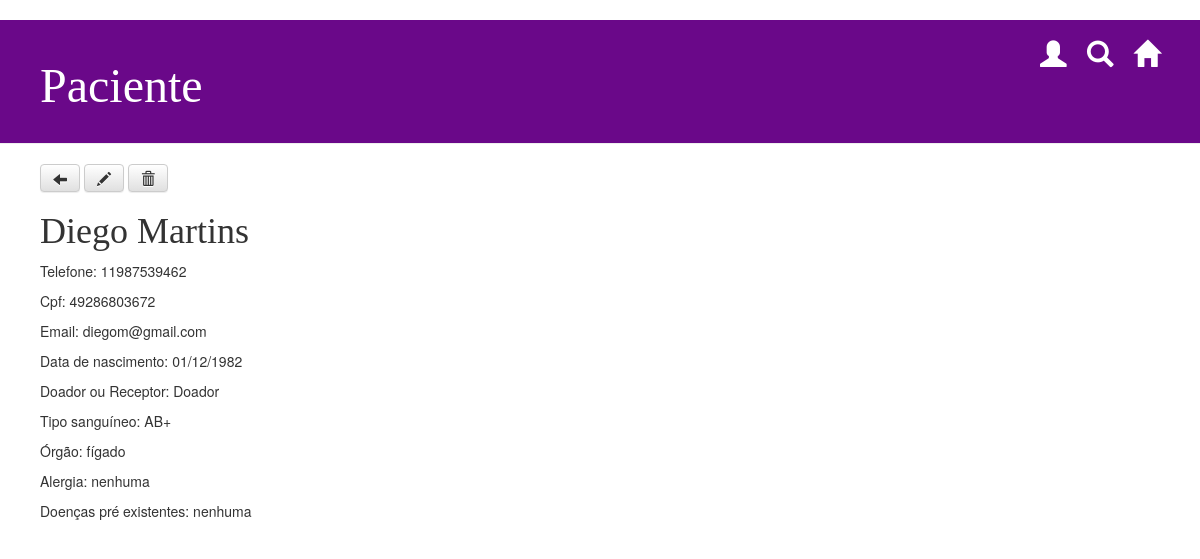
Screenshot of /paciente/15/ with the database file from the repository.
### transplante/models.py (models this page shows, shortened)
class Pessoa (models.Model):
		nome = models.CharField(max_length=200, default = '', verbose_name='Nome')
		telefone = models.CharField(max_length=15, default = '', verbose_name='Telefone')
		cpf = models.CharField(max_length=11, default = '', verbose_name='CPF')
		email = models.CharField(max_length=100, default = '', verbose_name='e-Mail')
		data_nasc = models.CharField(max_length=10, default = '', verbose_name='Data de Nascimento')

class Paciente (Pessoa):
		doador_receptor = models.CharField(max_length=30, default = '', verbose_name='Doador ou Receptor')
		tipo_sanguineo = models.CharField(max_length=3, default = '', verbose_name='Tipo Sanguíneo')
		orgao = models.CharField(max_length=20, default = '', verbose_name='Órgão')
		alergia = models.CharField(max_length=100, default = '', verbose_name='Alergias')
		doenca_preexist = models.CharField(max_length=100, default = '', verbose_name='Doença Pré-existente')

class Pessoa (models.Model):
		nome = models.CharField(max_length=200, default = '', verbose_name='Nome')
		telefone = models.CharField(max_length=15, default = '', verbose_name='Telefone')
		cpf = models.CharField(max_length=11, default = '', verbose_name='CPF')
		email = models.CharField(max_length=100, default = '', verbose_name='e-Mail')
		data_nasc = models.CharField(max_length=10, default = '', verbose_name='Data de Nascimento')

### transplante/views.py (the view)
# urls.py: path('paciente/<int:pk>/', views.pacientes_detail, name='pacientes_detail'),
def pacientes_detail(request, pk):
    paciente = get_object_or_404(Paciente, pk=pk)
    return render(request, 'transplante/pacientes_detail.html', {'paciente': paciente})

### transplante/templates/transplante/pacientes_detail.html (shortened to what this page needs)
{% load staticfiles %}
<html>
    <head>
        <link rel="stylesheet" href="//maxcdn.bootstrapcdn.com/bootstrap/3.2.0/css/bootstrap.min.css">
        <link rel="stylesheet" href="//maxcdn.bootstrapcdn.com/bootstrap/3.2.0/css/bootstrap-theme.min.css">
       <link rel="stylesheet" href="{% static 'css/home.css' %}">
    </head>
    <body>
     <div class="page-header">
			<a href="{% url 'home' %}" class="top-menu"><span class="glyphicon glyphicon-home"></span></a>
			<a href="/" class="top-menu"><span class="glyphicon glyphicon-search"></span></a>
			<a href="/" class="top-menu"><span class="glyphicon glyphicon-user"></span></a>
            <h1>Paciente</h1>
        </div>
    <div class="content container">
        <div class="row">
            <div>
			<a class="btn btn-default" href="{% url 'lista_pacientes' %}"><span class="glyphicon glyphicon-arrow-left"></span></a>
            <a class="btn btn-default" href="{% url 'pacientes_edit' pk=paciente.pk %}"><span class="glyphicon glyphicon-pencil"></span></a>
            <a class="btn btn-default" href="{% url 'remove_paciente' pk=paciente.pk %}"><span class="glyphicon glyphicon-trash"></span></a>
			<h1>{{ paciente.nome }}</h1>
                    <p>Telefone: {{ paciente.telefone}}</p>
                    <p>Cpf: {{ paciente.cpf}}</p>
                    <p>Email: {{ paciente.email}}</p>
                    <p>Data de nascimento: {{ paciente.data_nasc}}</p>
                    <p>Doador ou Receptor: {{paciente.doador_receptor}}</p>
                    <p>Tipo sanguíneo: {{ paciente.tipo_sanguineo}}</p>
                    <p>Órgão: {{ paciente.orgao}}</p>
                    <p>Alergia: {{ paciente.alergia}}</p>
                    <p>Doenças pré existentes: {{ paciente.doenca_preexist|linebreaksbr }}</p>
            </div>
        </div>
    </div>
</body>
</html>

### transplante/static/css/home.css (style rules this page uses)
.page-header { background-color: #6A0889; margin-top: 0; padding: 20px 20px 20px 40px; }
.page-header h1, .page-header h1 a, .page-header h1 a:visited, .page-header h1 a:active { color: #ffffff; font-size: 36pt; text-decoration: none; }
.content { margin-left: 40px; }
h1, h2, h3, h4 { font-family: 'Georgia'; }
.top-menu, .top-menu:hover, .top-menu:visited { color: #ffffff; float: right; font-size: 20pt; margin-right: 20px; }

### rows the page displays
Pessoa: nome "Diego Martins", telefone "11987539462", cpf "49286803672", email "diegom@gmail.com", data_nasc "01/12/1982"
Paciente: doador_receptor "Doador", tipo_sanguineo "AB+", orgao "fígado", alergia "nenhuma", doenca_preexist "nenhuma"
